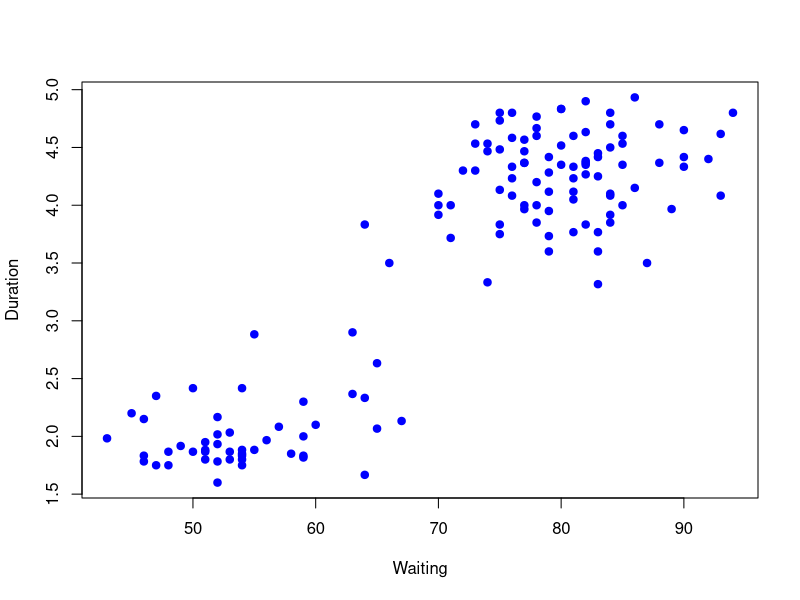
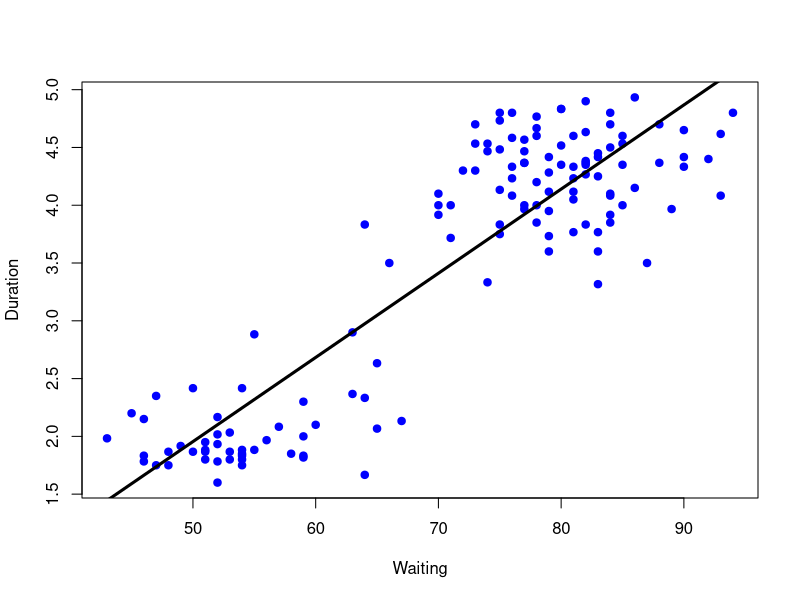
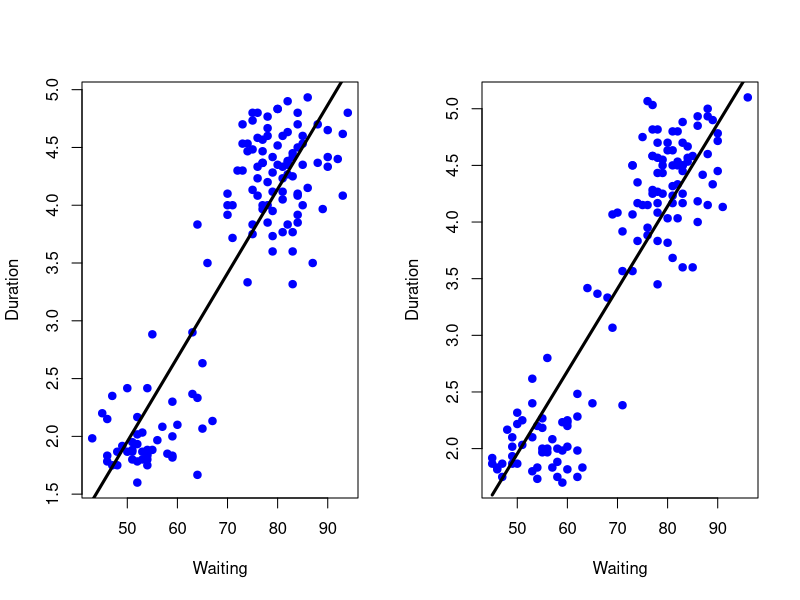
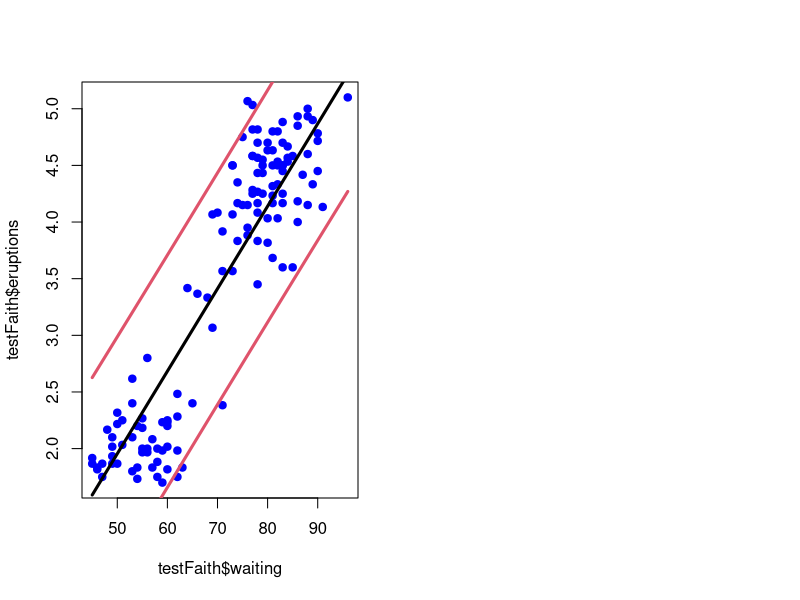

These figures' R source, in order:
## ---- chunk 1
knitr::opts_chunk$set(echo = TRUE)
## ---- chunk 2
library(caret)
data("faithful")
## ---- chunk 3
inTrain <- createDataPartition(y = faithful$waiting, p = 0.5, list = FALSE)
trainFaith <- faithful[inTrain,]
testFaith <- faithful[-inTrain,]
head(trainFaith)
## ---- chunk 4
plot(trainFaith$waiting, trainFaith$eruptions, pch = 19, col = "blue", xlab = "Waiting", ylab = "Duration")
## ---- chunk 5
lm1 <- lm(eruptions ~ waiting, data = trainFaith)
summary(lm1)$coef
## ---- chunk 6
with(trainFaith, plot(waiting, eruptions, pch = 19, col = "blue", xlab = "Waiting", ylab = "Duration"))
lines(trainFaith$waiting, lm1$fitted, lwd = 3)

## ---- chunk 7
# Y = b0 + b1 * X
coef(lm1)[1] + coef(lm1)[2] * 80
## ---- chunk 8
newdata <- data.frame(waiting = 80)
predict(lm1, newdata)
## ---- chunk 9
par(mfrow = c(1, 2))
plotVals <- function(df){with(df, plot(waiting, eruptions, pch = 19, col = "blue", xlab = "Waiting", ylab = "Duration"))}
plotVals(trainFaith)
lines(trainFaith$waiting, predict(lm1), lwd = 3)
plotVals(testFaith)
lines(testFaith$waiting, predict(lm1, newdata = testFaith), lwd = 3)
## ---- chunk 10
sqrt(sum((lm1$fitted - trainFaith$eruptions)^2))
## ---- chunk 11
sqrt(sum((predict(lm1, newdata = testFaith) - testFaith$eruptions)^2))
## ---- chunk 12
pred1 <- predict(lm1, newdata = testFaith, interval = "prediction")
ord <- order(testFaith$waiting)

plot(testFaith$waiting, testFaith$eruptions, pch = 19, col = "blue")
matlines(testFaith$waiting[ord], pred1[ord,], type = "l", col = c(1, 2, 2), lty = c(1, 1, 1), lwd = 3)
## ---- chunk 13
modFit <- train(eruptions ~ waiting, data = trainFaith, method = "lm")
summary(modFit$finalModel)$coef
